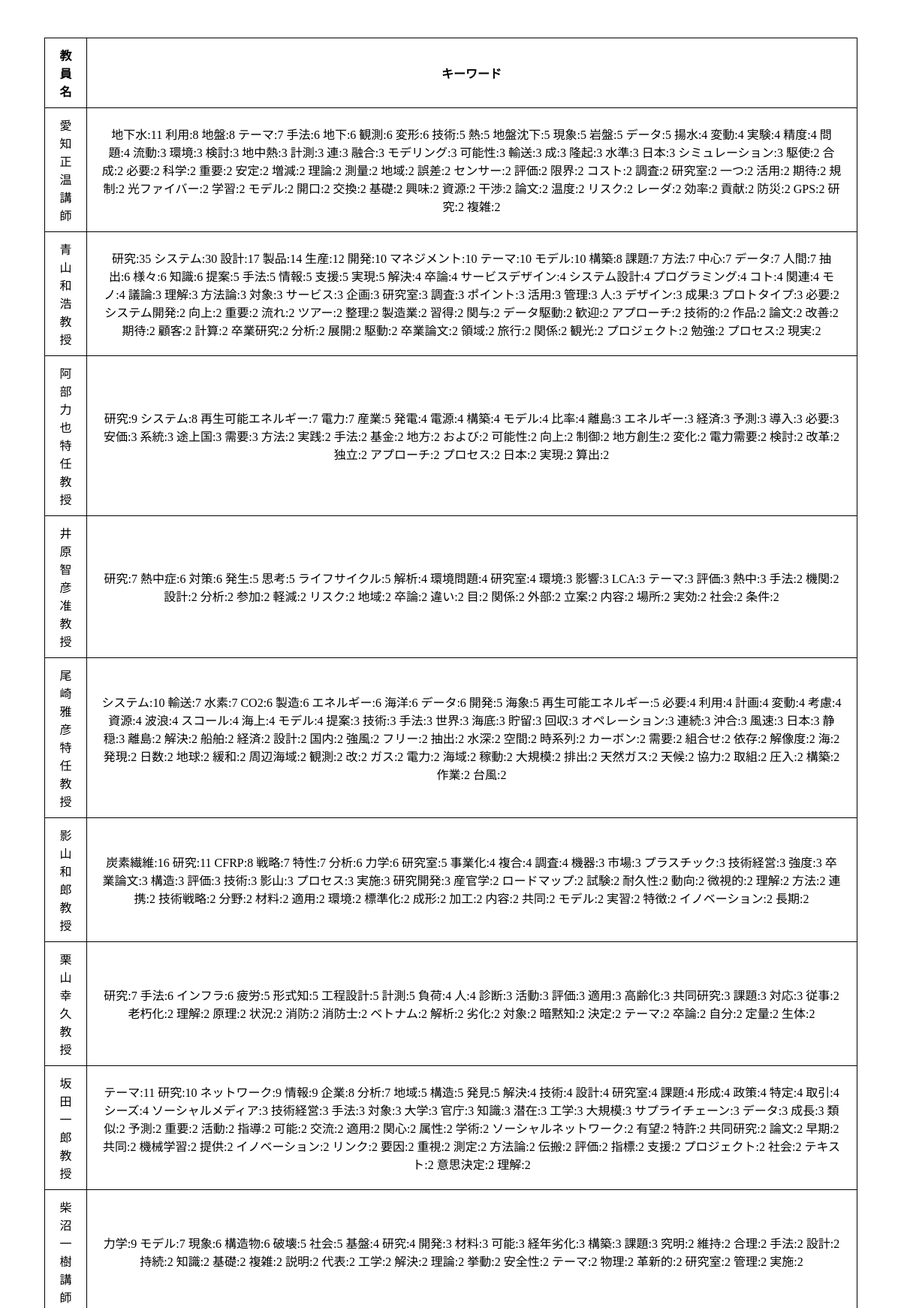
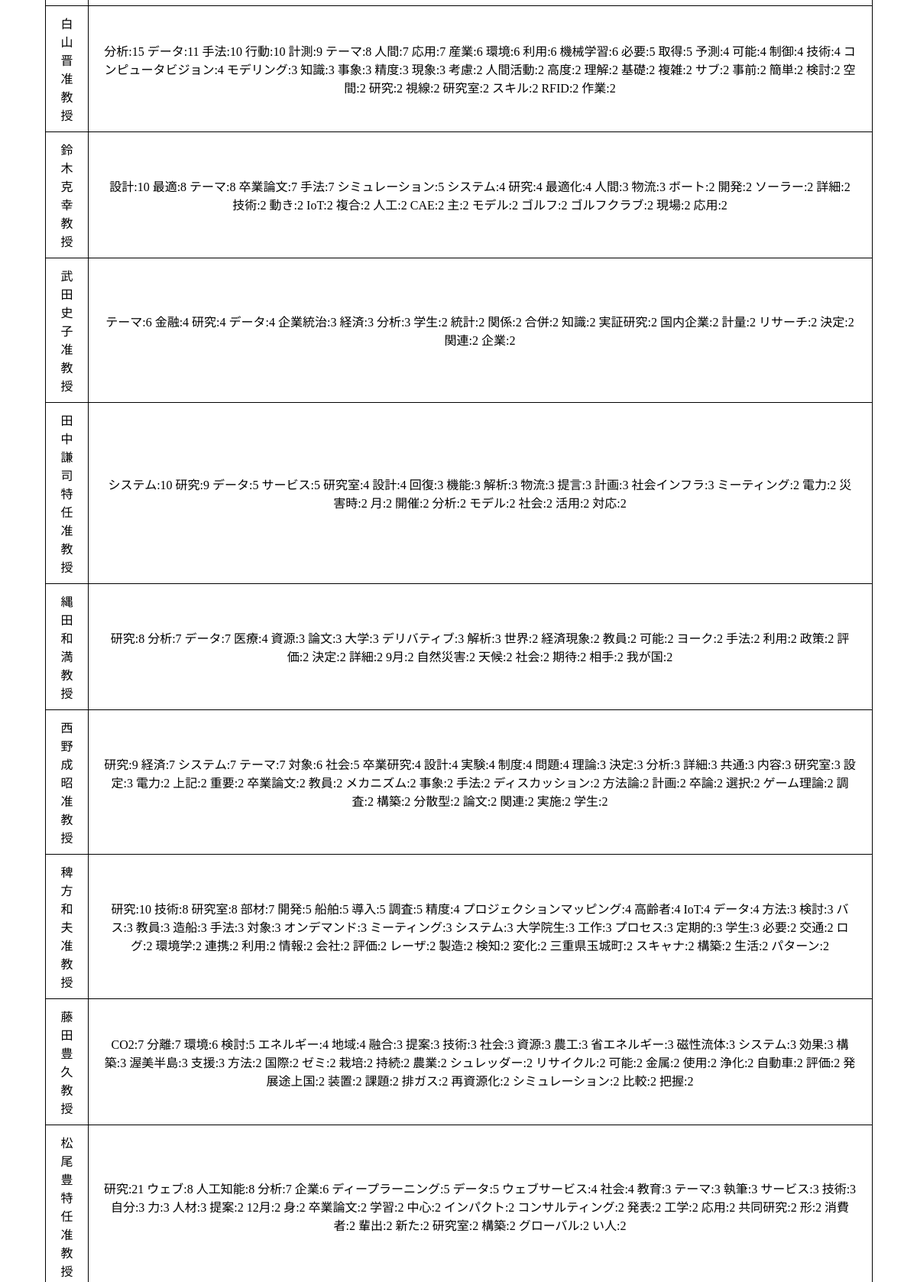
The app's page /db (upper part) with its own data (2 pictures, top to bottom).
### tables this page shows
CREATE TABLE teachers(
  id integer primary key autoincrement,
  name text,
  keywords text
);

### main.py (the view)
@app.route("/db")
def db_show():
    cur = g.db.execute('select name, keywords from teachers')
    table = [dict(name=row[0],keywords=row[1]) for row in cur.fetchall()]
    return render_template('db.html', teachers_table = table)

### main.py (called while the page is built)
def connect_db():
    return sqlite3.connect(app.config['DATABASE'])

@app.before_request
def before_request():
    g.db = connect_db() # g：とりあえず全てを格納する変数．データベースのコネクションやログインしてるユーザ情報など．

@app.teardown_request
def teardown_request(exception):
    db = getattr(g, "db", None)
    if db is not None:
        db.close()

### templates/db.html (shortened to what this page needs)
<!DOCTYPE html>
<html lang="ja">
<head>
    <link rel="stylesheet" href="{{ url_for('static', filename='db.css') }}">
</head>
<body>
    <br>
    <table>
        <tr>
            <th width="15">教員名</th>
            <th id = "keywords" width="985">キーワード</th>
    　   </tr>
        {% for row in teachers_table %}
        <tr>
            <td>{{ row.name }}</td>
            <td>{{ row.keywords }}</td>
        <tr>
        {% endfor %}
    </table>
    <br>
    <br>
    <br>
    <br>
    <br>
</body>
</html>

### static/db.css (style rules this page uses)
body { text-align: center; background-position: center center; }
table { border-collapse:collapse; width:1000px; table-layout: fixed; margin:0 auto; text-align: center justify; }
table, th, td { border: 1px solid black; padding: 10px 20px; }

### records on screen
teachers: name "愛知 正温 講師", keywords "地下水:11 利用:8 地盤:8 テーマ:7 手法:6 地下:6 観測:6 変形:6 技術:5 熱:5 地盤沈下:5 現象:5 岩盤:5 データ:5 揚水:4 変動:4 実験:4 精度:4 問題:4 流動:3 環境:3 検討:3 地中熱:3 計測:3 連:3 融合:3 モデリング:3 可能性:3 輸送:3 成:3 隆起:3 水準:3 日本:3 シミュレーション:3 駆使:2 合成:2 必要:2 科学:2 重要:2 安定:2 増減:2 理論:2 測量:2 地域:2 誤差:2 センサー:2 評価:2 限界:2 コスト:2 調査:2 研究室:2 一つ:2 活用:2 期待:2 規制:2 光ファイバー:2 学習:2 モデル:2 開口:2 交換:2 基礎:2 興味:2 資源:2 干渉:2 論文:2 温度:2 リスク:2 レーダ:2 効率:2 貢献:2 防災:2 GPS:2 研究:2 複雑:2"
teachers: name "青山 和浩 教授", keywords "研究:35 システム:30 設計:17 製品:14 生産:12 開発:10 マネジメント:10 テーマ:10 モデル:10 構築:8 課題:7 方法:7 中心:7 データ:7 人間:7 抽出:6 様々:6 知識:6 提案:5 手法:5 情報:5 支援:5 実現:5 解決:4 卒論:4 サービスデザイン:4 システム設計:4 プログラミング:4 コト:4 関連:4 モノ:4 議論:3 理解:3 方法論:3 対象:3 サービス:3 企画:3 研究室:3 調査:3 ポイント:3 活用:3 管理:3 人:3 デザイン:3 成果:3 プロトタイプ:3 必要:2 システム開発:2 向上:2 重要:2 流れ:2 ツアー:2 整理:2 製造業:2 習得:2 関与:2 データ駆動:2 歓迎:2 アプローチ:2 技術的:2 作品:2 論文:2 改善:2 期待:2 顧客:2 計算:2 卒業研究:2 分析:2 展開:2 駆動:2 卒業論文:2 領域:2 旅行:2 関係:2 観光:2 プロジェクト:2 勉強:2 プロセス:2 現実:2"
teachers: name "阿部 力也 特任教授", keywords "研究:9 システム:8 再生可能エネルギー:7 電力:7 産業:5 発電:4 電源:4 構築:4 モデル:4 比率:4 離島:3 エネルギー:3 経済:3 予測:3 導入:3 必要:3 安価:3 系統:3 途上国:3 需要:3 方法:2 実践:2 手法:2 基金:2 地方:2 および:2 可能性:2 向上:2 制御:2 地方創生:2 変化:2 電力需要:2 検討:2 改革:2 独立:2 アプローチ:2 プロセス:2 日本:2 実現:2 算出:2"
teachers: name "井原 智彦 准教授", keywords "研究:7 熱中症:6 対策:6 発生:5 思考:5 ライフサイクル:5 解析:4 環境問題:4 研究室:4 環境:3 影響:3 LCA:3 テーマ:3 評価:3 熱中:3 手法:2 機関:2 設計:2 分析:2 参加:2 軽減:2 リスク:2 地域:2 卒論:2 違い:2 目:2 関係:2 外部:2 立案:2 内容:2 場所:2 実効:2 社会:2 条件:2"
teachers: name "尾崎 雅彦 特任教授", keywords "システム:10 輸送:7 水素:7 CO2:6 製造:6 エネルギー:6 海洋:6 データ:6 開発:5 海象:5 再生可能エネルギー:5 必要:4 利用:4 計画:4 変動:4 考慮:4 資源:4 波浪:4 スコール:4 海上:4 モデル:4 提案:3 技術:3 手法:3 世界:3 海底:3 貯留:3 回収:3 オペレーション:3 連続:3 沖合:3 風速:3 日本:3 静穏:3 離島:2 解決:2 船舶:2 経済:2 設計:2 国内:2 強風:2 フリー:2 抽出:2 水深:2 空間:2 時系列:2 カーボン:2 需要:2 組合せ:2 依存:2 解像度:2 海:2 発現:2 日数:2 地球:2 緩和:2 周辺海域:2 観測:2 改:2 ガス:2 電力:2 海域:2 稼動:2 大規模:2 排出:2 天然ガス:2 天候:2 協力:2 取組:2 圧入:2 構築:2 作業:2 台風:2"
teachers: name "影山 和郎 教授", keywords "炭素繊維:16 研究:11 CFRP:8 戦略:7 特性:7 分析:6 力学:6 研究室:5 事業化:4 複合:4 調査:4 機器:3 市場:3 プラスチック:3 技術経営:3 強度:3 卒業論文:3 構造:3 評価:3 技術:3 影山:3 プロセス:3 実施:3 研究開発:3 産官学:2 ロードマップ:2 試験:2 耐久性:2 動向:2 微視的:2 理解:2 方法:2 連携:2 技術戦略:2 分野:2 材料:2 適用:2 環境:2 標準化:2 成形:2 加工:2 内容:2 共同:2 モデル:2 実習:2 特徴:2 イノベーション:2 長期:2"
teachers: name "栗山 幸久 教授", keywords "研究:7 手法:6 インフラ:6 疲労:5 形式知:5 工程設計:5 計測:5 負荷:4 人:4 診断:3 活動:3 評価:3 適用:3 高齢化:3 共同研究:3 課題:3 対応:3 従事:2 老朽化:2 理解:2 原理:2 状況:2 消防:2 消防士:2 ベトナム:2 解析:2 劣化:2 対象:2 暗黙知:2 決定:2 テーマ:2 卒論:2 自分:2 定量:2 生体:2"
teachers: name "坂田 一郎 教授", keywords "テーマ:11 研究:10 ネットワーク:9 情報:9 企業:8 分析:7 地域:5 構造:5 発見:5 解決:4 技術:4 設計:4 研究室:4 課題:4 形成:4 政策:4 特定:4 取引:4 シーズ:4 ソーシャルメディア:3 技術経営:3 手法:3 対象:3 大学:3 官庁:3 知識:3 潜在:3 工学:3 大規模:3 サプライチェーン:3 データ:3 成長:3 類似:2 予測:2 重要:2 活動:2 指導:2 可能:2 交流:2 適用:2 関心:2 属性:2 学術:2 ソーシャルネットワーク:2 有望:2 特許:2 共同研究:2 論文:2 早期:2 共同:2 機械学習:2 提供:2 イノベーション:2 リンク:2 要因:2 重視:2 測定:2 方法論:2 伝搬:2 評価:2 指標:2 支援:2 プロジェクト:2 社会:2 テキスト:2 意思決定:2 理解:2"
teachers: name "柴沼 一樹 講師", keywords "力学:9 モデル:7 現象:6 構造物:6 破壊:5 社会:5 基盤:4 研究:4 開発:3 材料:3 可能:3 経年劣化:3 構築:3 課題:3 究明:2 維持:2 合理:2 手法:2 設計:2 持続:2 知識:2 基礎:2 複雑:2 説明:2 代表:2 工学:2 解決:2 理論:2 挙動:2 安全性:2 テーマ:2 物理:2 革新的:2 研究室:2 管理:2 実施:2"
teachers: name "白山 晋 准教授", keywords "分析:15 データ:11 手法:10 行動:10 計測:9 テーマ:8 人間:7 応用:7 産業:6 環境:6 利用:6 機械学習:6 必要:5 取得:5 予測:4 可能:4 制御:4 技術:4 コンピュータビジョン:4 モデリング:3 知識:3 事象:3 精度:3 現象:3 考慮:2 人間活動:2 高度:2 理解:2 基礎:2 複雑:2 サブ:2 事前:2 簡単:2 検討:2 空間:2 研究:2 視線:2 研究室:2 スキル:2 RFID:2 作業:2"
teachers: name "鈴木 克幸 教授", keywords "設計:10 最適:8 テーマ:8 卒業論文:7 手法:7 シミュレーション:5 システム:4 研究:4 最適化:4 人間:3 物流:3 ボート:2 開発:2 ソーラー:2 詳細:2 技術:2 動き:2 IoT:2 複合:2 人工:2 CAE:2 主:2 モデル:2 ゴルフ:2 ゴルフクラブ:2 現場:2 応用:2"
teachers: name "武田 史子 准教授", keywords "テーマ:6 金融:4 研究:4 データ:4 企業統治:3 経済:3 分析:3 学生:2 統計:2 関係:2 合併:2 知識:2 実証研究:2 国内企業:2 計量:2 リサーチ:2 決定:2 関連:2 企業:2"
teachers: name "田中 謙司 特任准教授", keywords "システム:10 研究:9 データ:5 サービス:5 研究室:4 設計:4 回復:3 機能:3 解析:3 物流:3 提言:3 計画:3 社会インフラ:3 ミーティング:2 電力:2 災害時:2 月:2 開催:2 分析:2 モデル:2 社会:2 活用:2 対応:2"
teachers: name "縄田 和満 教授", keywords "研究:8 分析:7 データ:7 医療:4 資源:3 論文:3 大学:3 デリバティブ:3 解析:3 世界:2 経済現象:2 教員:2 可能:2 ヨーク:2 手法:2 利用:2 政策:2 評価:2 決定:2 詳細:2 9月:2 自然災害:2 天候:2 社会:2 期待:2 相手:2 我が国:2"
teachers: name "西野 成昭 准教授", keywords "研究:9 経済:7 システム:7 テーマ:7 対象:6 社会:5 卒業研究:4 設計:4 実験:4 制度:4 問題:4 理論:3 決定:3 分析:3 詳細:3 共通:3 内容:3 研究室:3 設定:3 電力:2 上記:2 重要:2 卒業論文:2 教員:2 メカニズム:2 事象:2 手法:2 ディスカッション:2 方法論:2 計画:2 卒論:2 選択:2 ゲーム理論:2 調査:2 構築:2 分散型:2 論文:2 関連:2 実施:2 学生:2"
teachers: name "稗方 和夫 准教授", keywords "研究:10 技術:8 研究室:8 部材:7 開発:5 船舶:5 導入:5 調査:5 精度:4 プロジェクションマッピング:4 高齢者:4 IoT:4 データ:4 方法:3 検討:3 バス:3 教員:3 造船:3 手法:3 対象:3 オンデマンド:3 ミーティング:3 システム:3 大学院生:3 工作:3 プロセス:3 定期的:3 学生:3 必要:2 交通:2 ログ:2 環境学:2 連携:2 利用:2 情報:2 会社:2 評価:2 レーザ:2 製造:2 検知:2 変化:2 三重県玉城町:2 スキャナ:2 構築:2 生活:2 パターン:2"
teachers: name "藤田 豊久 教授", keywords "CO2:7 分離:7 環境:6 検討:5 エネルギー:4 地域:4 融合:3 提案:3 技術:3 社会:3 資源:3 農工:3 省エネルギー:3 磁性流体:3 システム:3 効果:3 構築:3 渥美半島:3 支援:3 方法:2 国際:2 ゼミ:2 栽培:2 持続:2 農業:2 シュレッダー:2 リサイクル:2 可能:2 金属:2 使用:2 浄化:2 自動車:2 評価:2 発展途上国:2 装置:2 課題:2 排ガス:2 再資源化:2 シミュレーション:2 比較:2 把握:2"
teachers: name "松尾 豊 特任准教授", keywords "研究:21 ウェブ:8 人工知能:8 分析:7 企業:6 ディープラーニング:5 データ:5 ウェブサービス:4 社会:4 教育:3 テーマ:3 執筆:3 サービス:3 技術:3 自分:3 力:3 人材:3 提案:2 12月:2 身:2 卒業論文:2 学習:2 中心:2 インパクト:2 コンサルティング:2 発表:2 工学:2 応用:2 共同研究:2 形:2 消費者:2 輩出:2 新た:2 研究室:2 構築:2 グローバル:2 い人:2"
